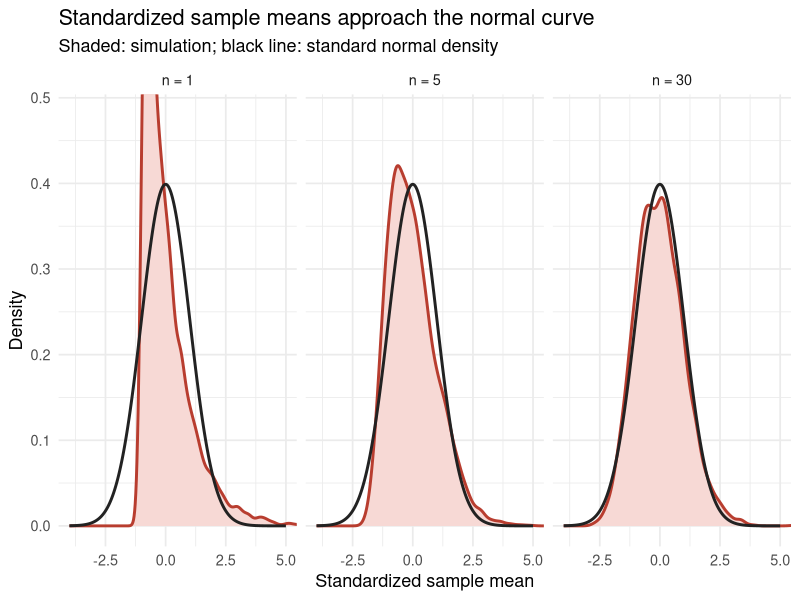

Write the R code that produced this figure.
# Lecture 1: Central limit theorem
# Classroom question: How can averages become bell-shaped when data are skewed?

library(ggplot2)

set.seed(2026)

# The exponential population is strongly right-skewed.
# Its population mean and standard deviation are both 1.
population_mean <- 1
population_standard_deviation <- 1
sample_sizes <- c(1, 5, 30)
number_of_repetitions <- 5000

clt_data <- do.call(
  rbind,
  lapply(sample_sizes, function(current_sample_size) {
    sample_means <- replicate(
      number_of_repetitions,
      mean(rexp(current_sample_size, rate = 1))
    )

    data.frame(
      sample_mean = sample_means,
      standardized_mean =
        sqrt(current_sample_size) *
        (sample_means - population_mean) /
        population_standard_deviation,
      sample_size = current_sample_size,
      panel = paste("n =", current_sample_size)
    )
  })
)

clt_summary <- do.call(
  rbind,
  lapply(sample_sizes, function(current_sample_size) {
    current_data <- clt_data[
      clt_data$sample_size == current_sample_size,
    ]

    data.frame(
      sample_size = current_sample_size,
      mean_of_sample_means = mean(current_data$sample_mean),
      empirical_standard_deviation = sd(current_data$sample_mean),
      theoretical_standard_deviation =
        population_standard_deviation / sqrt(current_sample_size)
    )
  })
)

clt_summary[, -1] <- round(clt_summary[, -1], 3)
clt_summary

clt_data$panel <- factor(
  clt_data$panel,
  levels = paste("n =", sample_sizes)
)

normal_reference <- expand.grid(
  standardized_mean = seq(-4, 5, length.out = 600),
  panel = factor(
    paste("n =", sample_sizes),
    levels = paste("n =", sample_sizes)
  )
)
normal_reference$density <- dnorm(normal_reference$standardized_mean)

clt_plot <- ggplot(clt_data, aes(standardized_mean)) +
  geom_density(fill = "#F7D9D5", colour = "#B83D2F", linewidth = 1) +
  geom_line(
    data = normal_reference,
    aes(standardized_mean, density),
    inherit.aes = FALSE,
    colour = "#222222",
    linewidth = 1
  ) +
  facet_wrap(~panel, nrow = 1) +
  coord_cartesian(xlim = c(-4, 5), ylim = c(0, 0.48)) +
  labs(
    title = "Standardized sample means approach the normal curve",
    subtitle = "Shaded: simulation; black line: standard normal density",
    x = "Standardized sample mean",
    y = "Density"
  ) +
  theme_minimal(base_size = 13)

print(clt_plot)
